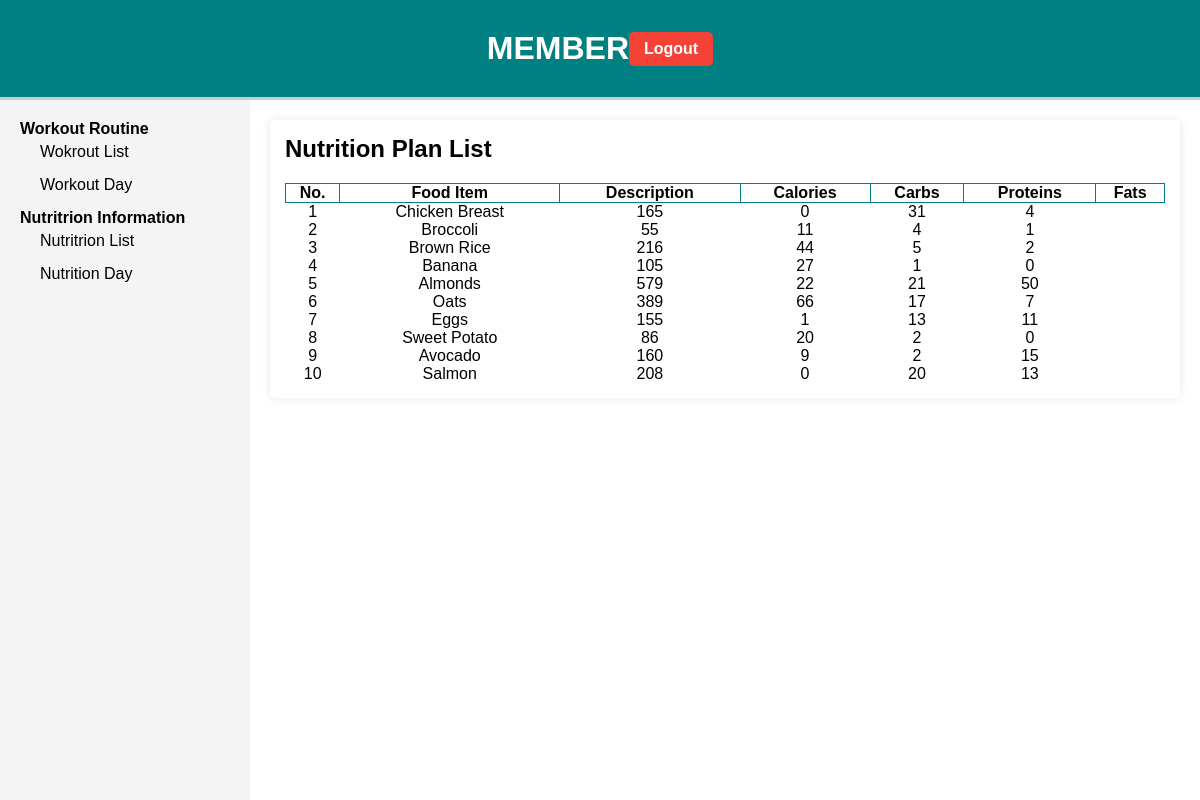
Screenshot of /Member/nutritionList.php with the database file from the repository.
### tables this page shows
CREATE TABLE `diet` (
  `dietID` int(5) NOT NULL,
  `dietDescription` varchar(500) DEFAULT NULL,
  `calories` int(5) DEFAULT NULL,
  `carbs` int(5) DEFAULT NULL,
  `proteins` int(5) DEFAULT NULL,
  `fats` int(5) DEFAULT NULL
);

### Member/database.php (called while the page is built, shortened)
<?php
class Database
{
    public $host = DB_HOST;
    public $user = DB_USER;
    public $pass = DB_PASS;
    public $dbname = DB_NAME;
    public $link;
    private function connectDB()
    {
        $this->link = new mysqli($this->host, $this->user, $this->pass, $this->dbname);
    }
    public function select($query)
    {
        $result = $this->link->query($query) or die("Error in query: " . $this->link->error . "<br> Query: " . $query);
        if ($result->num_rows > 0) {
            return $result;
        } else {
            return false;
        }
    }
}
?>

### Member/Class/NutritionClass.php (called while the page is built, shortened)
<?php
class Nutrition
{
    private $db;
    public function __construct()
    {
        $this->db = new Database;
    }
    public function get_list()
    {
        return $this->db->select("SELECT * FROM diet");
    }
}

### Member/nutritionList.php (the view, shortened to what this page needs)
<?php
include "database.php";
include "Class\NutritionClass.php";
$nutrition = new Nutrition;
$list = $nutrition->get_list();
include "header.php";
?>
<section class="member-content">
    <?php include "slider.php";?>
    <div class="member-content-right">
        <div class="member-content-right-list">
            <h1>Nutrition Plan List</h1>
            <table>
                <tr>
                    <th>No.</th>
                    <th>Food Item</th>
                    <th>Description</th>
                    <th>Calories</th>
                    <th>Carbs</th>
                    <th>Proteins</th>
                    <th>Fats</th>
                </tr>
                <?php
                $no = 1;
                while($row = mysqli_fetch_assoc($list)) {
                    echo "<tr>";
                    echo "<td>" . $no++ . "</td>";
                    echo "<td>" . htmlspecialchars($row['dietDescription']) . "</td>";
                    echo "<td>" . htmlspecialchars($row['calories']) . "</td>";
                    echo "<td>" . htmlspecialchars($row['carbs']) . "</td>";
                    echo "<td>" . htmlspecialchars($row['proteins']) . "</td>";
                    echo "<td>" . htmlspecialchars($row['fats']) . "</td>";
                    echo "</tr>";
                }
                ?>
            </table>
        </div>
    </div>
</section>
</body>
</html>

### Member/header.php (shortened to what this page needs)
<!DOCTYPE html>
<html lang="en">
<head>
    <link rel="stylesheet" href="style.css">
</head>
<body>
    <header>
        <h1>MEMBER</h1>
        <a href="logout.php" class="logout-button">Logout</a>
    </header>
</body>
</html>

### Member/slider.php
<div class="member-content-left">
    <ul>
        <li><a href="#">Workout Routine</a>
            <ul>
                <li><a href="workoutList.php">Wokrout List</a></li>
                <li><a href="workoutAdd.php">Workout Day</a></li>
            </ul>
        </li>
        <li><a href="#">Nutritrion Information</a>
            <ul>
                <li><a href="nutritionList.php">Nutritrion List</a></li>
                <li><a href="nutritionAdd.php">Nutrition Day</a></li>
            </ul>
        </li>
    </ul>
</div>

### Member/style.css (style rules this page uses)
* { margin: 0; padding: 0; box-sizing: border-box; font-family: Arial, sans-serif; }
body, html { width: 100%; height: 100%; color: black; }
a { text-decoration: none; color: inherit; }
ul { list-style: none; }
header { background-color: #008080; color: white; height: 100px; display: flex; justify-content: center; align-items: center; border-bottom: 3px solid #dddd; }
.member-content { display: flex; }
.member-content-left { background-color: #f4f4f4; width: 250px; height: calc(100vh - 100px); padding: 20px; }
.member-content-left ul li { margin-bottom: 15px; }
.member-content-left> ul> li> a { font-weight: bold; display: block; margin-bottom: 5px; }
.member-content-left ul ul { margin-left: 20px; }
.member-content-right { flex: 1; padding: 20px; }
.member-content-right-list { background-color: white; padding: 15px; border-radius: 5px; box-shadow: 0 0 10px rgba(0,0,0,0.1); }
.member-content-right-list table { width: 100%; border-collapse: collapse; text-align: center; margin-top: 20px; }
.member-content-right-list th { border: 1px solid #008080; }

### Member/header.php (style rules this page uses)
.logout-button { padding: 8px 15px; background-color: #f44336; color: white; text-decoration: none; font-weight: bold; border-radius: 5px; transition: background-color 0.3s; }

### rows the page displays
diet: dietDescription "Chicken Breast", calories "165", carbs "0", proteins "31", fats "4"
diet: dietDescription "Broccoli", calories "55", carbs "11", proteins "4", fats "1"
diet: dietDescription "Brown Rice", calories "216", carbs "44", proteins "5", fats "2"
diet: dietDescription "Banana", calories "105", carbs "27", proteins "1", fats "0"
diet: dietDescription "Almonds", calories "579", carbs "22", proteins "21", fats "50"
diet: dietDescription "Oats", calories "389", carbs "66", proteins "17", fats "7"
diet: dietDescription "Eggs", calories "155", carbs "1", proteins "13", fats "11"
diet: dietDescription "Sweet Potato", calories "86", carbs "20", proteins "2", fats "0"
diet: dietDescription "Avocado", calories "160", carbs "9", proteins "2", fats "15"
diet: dietDescription "Salmon", calories "208", carbs "0", proteins "20", fats "13"
